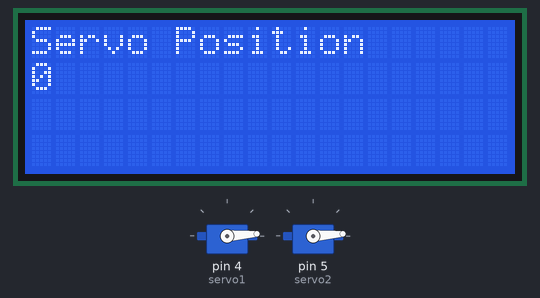
A sketch run on a simulated Arduino Uno, built with avr-gcc and run on an emulated ATmega328P. Parts: 2 × servo, 20×4 character LCD.

Above: at 0.24 s.
At 9.87 s:
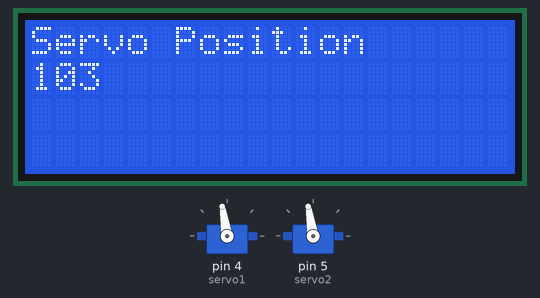
At 19.83 s:
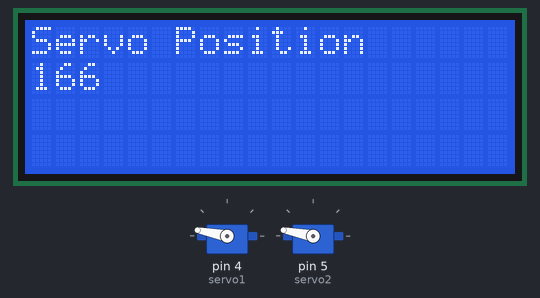
At 39.74 s:
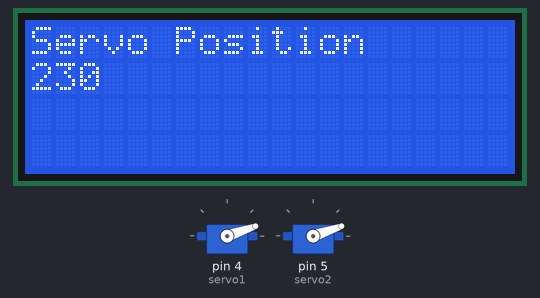
Timing chart, 0 to 40.0 s (numbered marks = the images above):
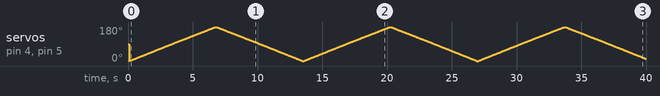

The sketch:

Nano_LCD_Servo2.ino
```cpp
//YWROBOT
//Compatible with the Arduino IDE 1.0
//Library version:1.1
#include <Wire.h>
#include <LiquidCrystal_I2C.h>
#include <AFMotor.h>
#include <Servo.h>

Servo servo1;
Servo servo2;

int servoPos = 0;

LiquidCrystal_I2C lcd(0x27,20,4);  // set the LCD address to 0x27 for a 16 chars and 2 line display

void setup()
{
  servo1.attach(4);
  servo2.attach(5);

  lcd.init(); // initialize the lcd
  // Print a message to the LCD.
  lcd.backlight();
//  lcd.setCursor(0,0);
//  lcd.print("Hello, world!");
//  lcd.setCursor(0,1);
//  lcd.print("Ywrobot Arduino!");
}


void loop()
{
  for (servoPos >= 0; servoPos <= 180; servoPos++) {
    servo1.write(servoPos);
    servo2.write(servoPos);
    lcd.setCursor(0,0);
    lcd.print("Servo Position");
    lcd.setCursor(0,1);
    lcd.print(servoPos);
    delay(20);
  }

  for (servoPos <= 0; servoPos >= 0; servoPos--) {
    servo1.write(servoPos);
    servo2.write(servoPos);
    lcd.setCursor(0,0);
    lcd.print("Servo Position");
    lcd.setCursor(0,1);
    lcd.print(servoPos);
    delay(20);
  }
}
```
